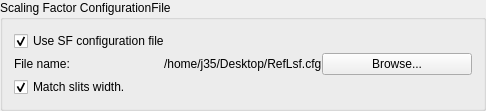
                <widget class="QGroupBox" name="groupBox_5">
                 <property name="title">
                  <string>Scaling Factor ConfigurationFile</string>
                 </property>
                 <layout class="QVBoxLayout" name="verticalLayout_11">
                  <property name="spacing">
                   <number>2</number>
                  </property>
                  <item>
                   <layout class="QHBoxLayout" name="horizontalLayout_27">
                    <property name="spacing">
                     <number>0</number>
                    </property>
                    <item>
                     <widget class="QCheckBox" name="use_sf_config_switch">
                      <property name="minimumSize">
                       <size>
                        <width>200</width>
                        <height>0</height>
                       </size>
                      </property>
                      <property name="maximumSize">
                       <size>
                        <width>200</width>
                        <height>16777215</height>
                       </size>
                      </property>
                      <property name="text">
                       <string>Use SF configuration file</string>
                      </property>
                      <property name="checked">
                       <bool>true</bool>
                      </property>
                     </widget>
                    </item>
                    <item>
                     <spacer name="horizontalSpacer_14">
                      <property name="orientation">
                       <enum>Qt::Horizontal</enum>
                      </property>
                      <property name="sizeHint" stdset="0">
                       <size>
                        <width>40</width>
                        <height>20</height>
                       </size>
                      </property>
                     </spacer>
                    </item>
                   </layout>
                  </item>
                  <item>
                   <layout class="QHBoxLayout" name="horizontalLayout_25">
                    <property name="spacing">
                     <number>0</number>
                    </property>
                    <item>
                     <widget class="QLabel" name="outdir_label_3">
                      <property name="sizePolicy">
                       <sizepolicy hsizetype="Fixed" vsizetype="Preferred">
                        <horstretch>0</horstretch>
                        <verstretch>0</verstretch>
                       </sizepolicy>
                      </property>
                      <property name="minimumSize">
                       <size>
                        <width>150</width>
                        <height>0</height>
                       </size>
                      </property>
                      <property name="maximumSize">
                       <size>
                        <width>150</width>
                        <height>16777215</height>
                       </size>
                      </property>
                      <property name="text">
                       <string>File name:</string>
                      </property>
                     </widget>
                    </item>
                    <item>
                     <widget class="QLabel" name="cfg_scaling_factor_file_name">
                      <property name="text">
                       <string>/home/j35/Desktop/RefLsf.cfg</string>
                      </property>
                     </widget>
                    </item>
                    <item>
                     <widget class="QPushButton" name="cfg_scaling_factor_file_name_browse">
                      <property name="minimumSize">
                       <size>
                        <width>150</width>
                        <height>0</height>
                       </size>
                      </property>
                      <property name="maximumSize">
                       <size>
                        <width>150</width>
                        <height>16777215</height>
                       </size>
                      </property>
                      <property name="text">
                       <string>Browse...</string>
                      </property>
                     </widget>
                    </item>
                   </layout>
                  </item>
                  <item>
                   <layout class="QHBoxLayout" name="horizontalLayout_26">
                    <property name="spacing">
                     <number>0</number>
                    </property>
                    <item>
                     <widget class="QCheckBox" name="slits_width_flag">
                      <property name="minimumSize">
                       <size>
                        <width>180</width>
                        <height>0</height>
                       </size>
                      </property>
                      <property name="maximumSize">
                       <size>
                        <width>180</width>
                        <height>16777215</height>
                       </size>
                      </property>
                      <property name="text">
                       <string>Match slits width.</string>
                      </property>
                      <property name="checked">
                       <bool>true</bool>
                      </property>
                     </widget>
                    </item>
                    <item>
                     <spacer name="horizontalSpacer_7">
                      <property name="orientation">
                       <enum>Qt::Horizontal</enum>
                      </property>
                      <property name="sizeHint" stdset="0">
                       <size>
                        <width>40</width>
                        <height>20</height>
                       </size>
                      </property>
                     </spacer>
                    </item>
                   </layout>
                  </item>
                 </layout>
                </widget>
